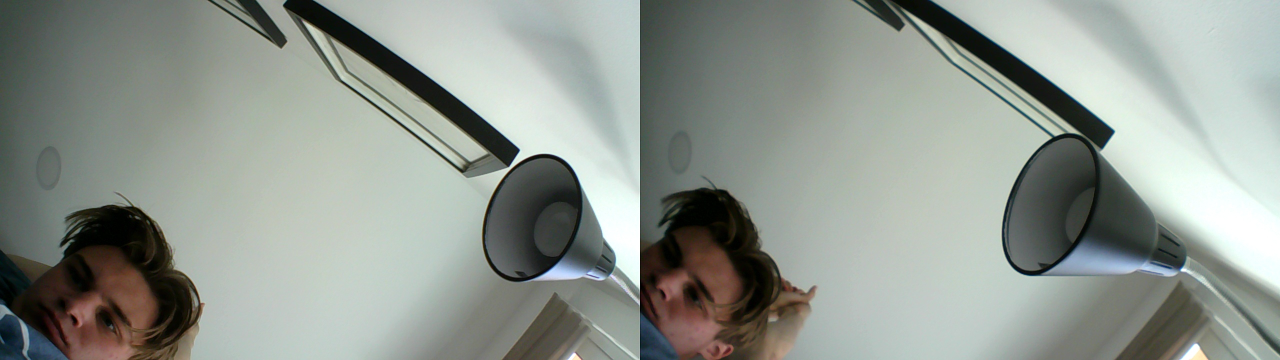
#> input picture planner/pics/capture_20250513_152253.jpg, 2560 x 720 px, given in place of the camera (shown at 1/2 size)
$ python main.py   (older library calls are emulated)
#> lines starting #> are read from the running program, lines starting #| are printed output that depends on the picture
import cv2

import numpy as np

import time

import cv2.ximgproc as ximgproc

# Left camera intrinsic parameters, such as focal length
left_camera_matrix = np.array([
    [2036.5, 1.3, 583.4],
    [0, 2028.6, 449.5],
    [0, 0, 1]
])

right_camera_matrix = np.array([
    [2036.5, 1.3, 583.4],
    [0, 2028.6, 449.5],
    [0, 0, 1]
])

# Distortion coefficients, K1, K2, K3 for radial distortion, P1, P2 for tangential distortion
left_distortion = np.array([[-0.3863, 0.5091, -0.0011, 0.001, -2.6353]])
right_distortion = np.array([[-0.4256, 1.5578, -0.0023, 0.0005, -11.6757]])

# Rotation matrix
R = np.array([
    [0.9999, 0.0012, 0.0164],
    [-0.0011, 1, -0.0019],
    [-0.0164, 0.0019, 0.9999]
])

# Translation matrix
T = np.array([[-85.9802], [0.0723], [1.1451]])

def run(source, width, height):
    # Initialize SGBM parameters
#> called with source = 0, width = 2560, height = 720
    size = (width // 2, height)
    R1, R2, P1, P2, Q, validPixROI1, validPixROI2 = cv2.stereoRectify(left_camera_matrix, left_distortion,
                                                                    right_camera_matrix, right_distortion, size, R,
                                                                    T)

    # Create rectification mapping tables to map points between original and rectified images
    left_map1, left_map2 = cv2.initUndistortRectifyMap(left_camera_matrix, left_distortion, R1, P1, size, cv2.CV_16SC2)
    right_map1, right_map2 = cv2.initUndistortRectifyMap(right_camera_matrix, right_distortion, R2, P2, size, cv2.CV_16SC2)

    # Load video file
    capture = cv2.VideoCapture(source)
    capture.set(cv2.CAP_PROP_FRAME_WIDTH, width)   # Set frame width and height
    capture.set(cv2.CAP_PROP_FRAME_HEIGHT, height)
    WIN_NAME = 'Deep disp'

    # Read video
    fps = 0.0

    ret, frame = capture.read()
#> frame is the input picture: shape (720, 2560, 3); mean B, G, R 143.1, 150.2, 143.3
    while ret:
        # Start timer
        t1 = time.time()
        # Check if frame was read successfully
        ret, frame = capture.read()
        # Get frame dimensions
        width, height = frame.shape[1], frame.shape[0]

        # Split into left and right images
        frame1 = frame[0:height, 0:width // 2]
        frame2 = frame[0:height, width // 2:  width]

        # Convert BGR to grayscale for distortion correction
        imgL = cv2.cvtColor(frame1, cv2.COLOR_BGR2GRAY)
        imgR = cv2.cvtColor(frame2, cv2.COLOR_BGR2GRAY)

        # Remapping - placing pixels from one image to specified positions in another image
        # Reconstruct undistorted images based on MATLAB measurement data, input must be grayscale
        img1_rectified = cv2.remap(imgL, left_map1, left_map2, cv2.INTER_LINEAR)
        img2_rectified = cv2.remap(imgR, right_map1, right_map2, cv2.INTER_LINEAR)
        #cv2.imshow('Left Rectified', img1_rectified)
        # Convert to OpenCV BGR format
        imageL = cv2.cvtColor(img1_rectified, cv2.COLOR_GRAY2BGR)
        imageR = cv2.cvtColor(img2_rectified, cv2.COLOR_GRAY2BGR)

        radius = 8

        eps = 1000

        guided_filter = ximgproc.createGuidedFilter(guide=imageL, radius=radius, eps=eps)
        imgL = guided_filter.filter(imageL)
#> imgL: shape (720, 1280, 3)
        imgR = guided_filter.filter(imageR)
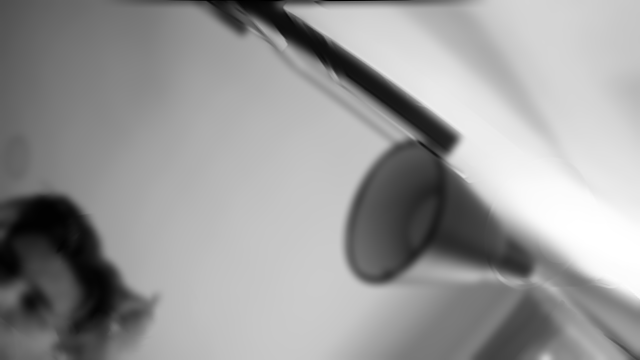
#> imgR: shape (720, 1280, 3) (shown at 1/2 size); min 0, max 255, mean 152.7
        guided_filter = ximgproc.createGuidedFilter(guide=imageR, radius=radius, eps=eps)


        blockSize = 3

        img_channels = 3

        stereo = cv2.StereoSGBM_create(minDisparity=0,
                                    numDisparities=128,
                                    blockSize=blockSize,
                                    P1=8 * img_channels * blockSize * blockSize,
                                    P2=32 * img_channels * blockSize * blockSize,
                                    disp12MaxDiff=-1,
                                    preFilterCap=63,
                                    uniquenessRatio=10,
                                    speckleWindowSize=100,
                                    speckleRange=1,
                                    mode=cv2.STEREO_SGBM_MODE_SGBM_3WAY)
        right_matcher = cv2.ximgproc.createRightMatcher(stereo)

        lmbda = 80000
        sigma = 3

        wls_filter = cv2.ximgproc.createDisparityWLSFilter(matcher_left=stereo)
        wls_filter.setLambda(lmbda)
        wls_filter.setSigmaColor(sigma)

        # Compute disparity map
        disparity_left = stereo.compute(imgL, imgR)
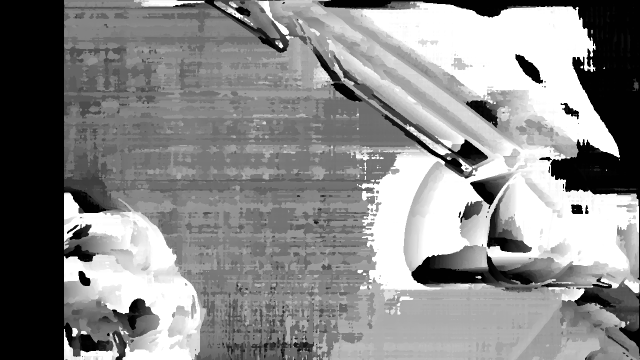
#> disparity_left: shape (720, 1280) int16 (shown at 1/2 size); min -16, max 2032, mean 1085.5; drawn with min black and max white
        disparity_right = right_matcher.compute(imgR, imgL)
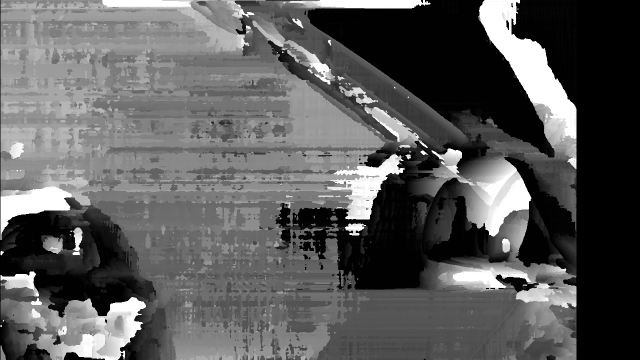
#> disparity_right: shape (720, 1280) int16 (shown at 1/2 size); min -2048, max 0, mean -1310.1; drawn with min black and max white
        disparity_left = np.int16(disparity_left)
        disparity_right = np.int16(disparity_right)
        filteredImg = wls_filter.filter(disparity_left, imgL, imgR, disparity_right)
        mean = np.mean(filteredImg)
#> mean = 1152.9
        std = np.std(filteredImg)
#> std = 464.3

        filteredImg[filteredImg < mean - 2 * std] = mean
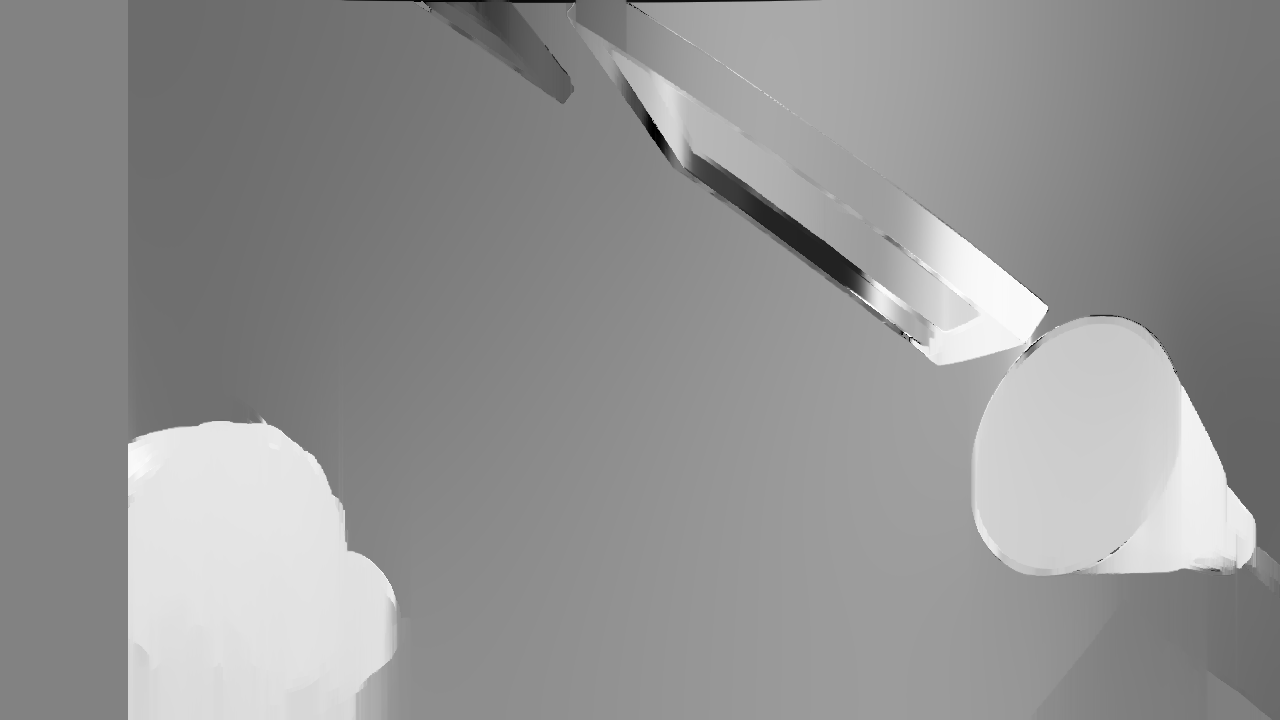
#> filteredImg: shape (720, 1280) int16; min 225, max 2032, mean 1270; drawn with min black and max white
        filteredImg[filteredImg > mean + 2 * std] = mean

        # Normalize disparity map
        filteredImg = cv2.normalize(src=filteredImg, dst=filteredImg, beta=0, alpha=255, norm_type=cv2.NORM_MINMAX)
        filteredImg = np.uint8(filteredImg)

        ColorImg = cv2.applyColorMap(cv2.convertScaleAbs(filteredImg, alpha=1), cv2.COLORMAP_JET)
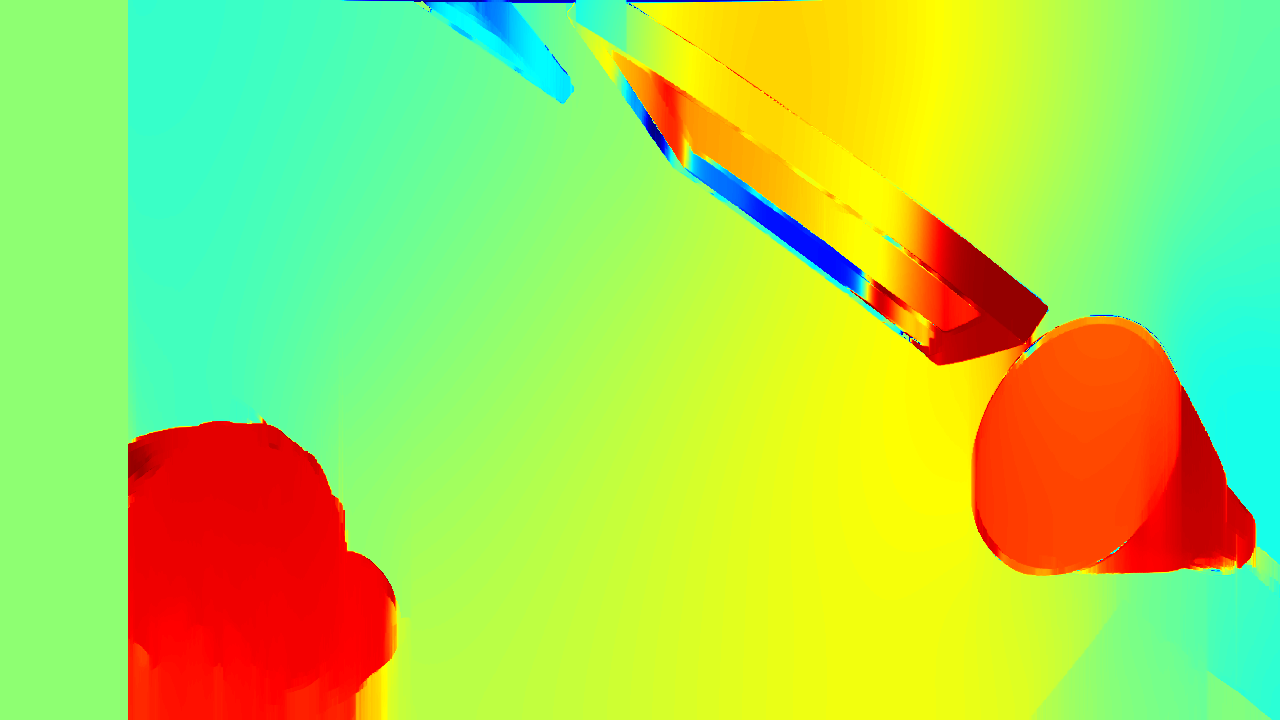
#> ColorImg: shape (720, 1280, 3); mean B, G, R 85, 217, 168.3

        # Display disparity map
        cv2.imshow('DisparityMap', filteredImg)
        cv2.imshow('ColorMap', ColorImg)

        # Exit if 'q' is pressed
        if cv2.waitKey(1) & 0xff == ord('q'):
#> (key q is pressed here)
            break
    # Release resources
    capture.release()

    # Close all windows
    cv2.destroyAllWindows()


if __name__ == "__main__":
    run(0, 2560, 720)

$ run again, on planner/pics/capture_20250513_152255.jpg
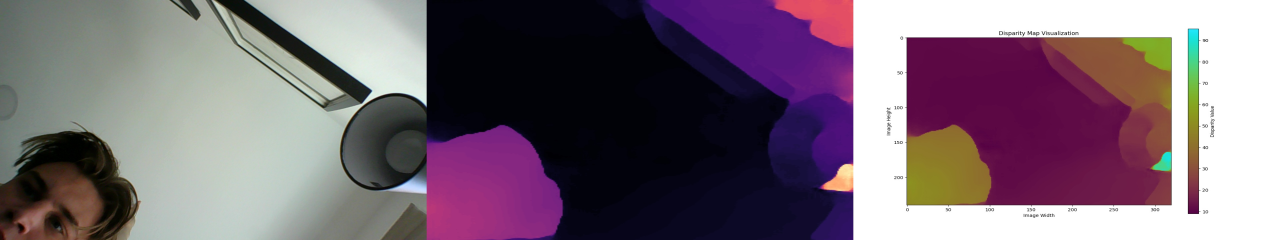
#> input picture planner/pics/capture_20250513_152255.jpg, 3840 x 720 px, given in place of the camera (shown at 1/3 size)
#> in run, frame is the input picture: shape (720, 3840, 3); mean B, G, R 118.8, 106.5, 123
#> mean = 194.6
#> std = 256.1
#> in run, `filteredImg[filteredImg > mean + 2 * std] = mean`:
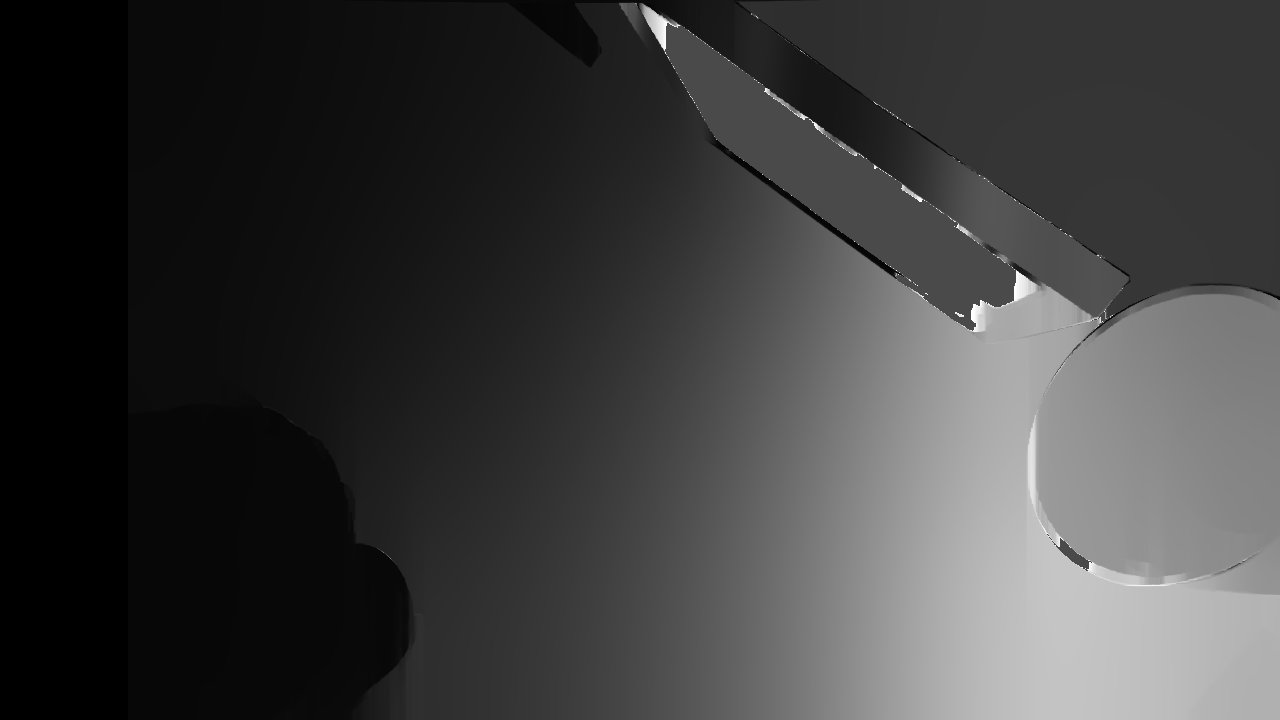
#> filteredImg: shape (720, 1280) int16; min -16, max 706, mean 161.2; drawn with min black and max white
#> in run, `ColorImg = cv2.applyColorMap(cv2.convertScaleAbs(filteredImg, alpha=1)..`:
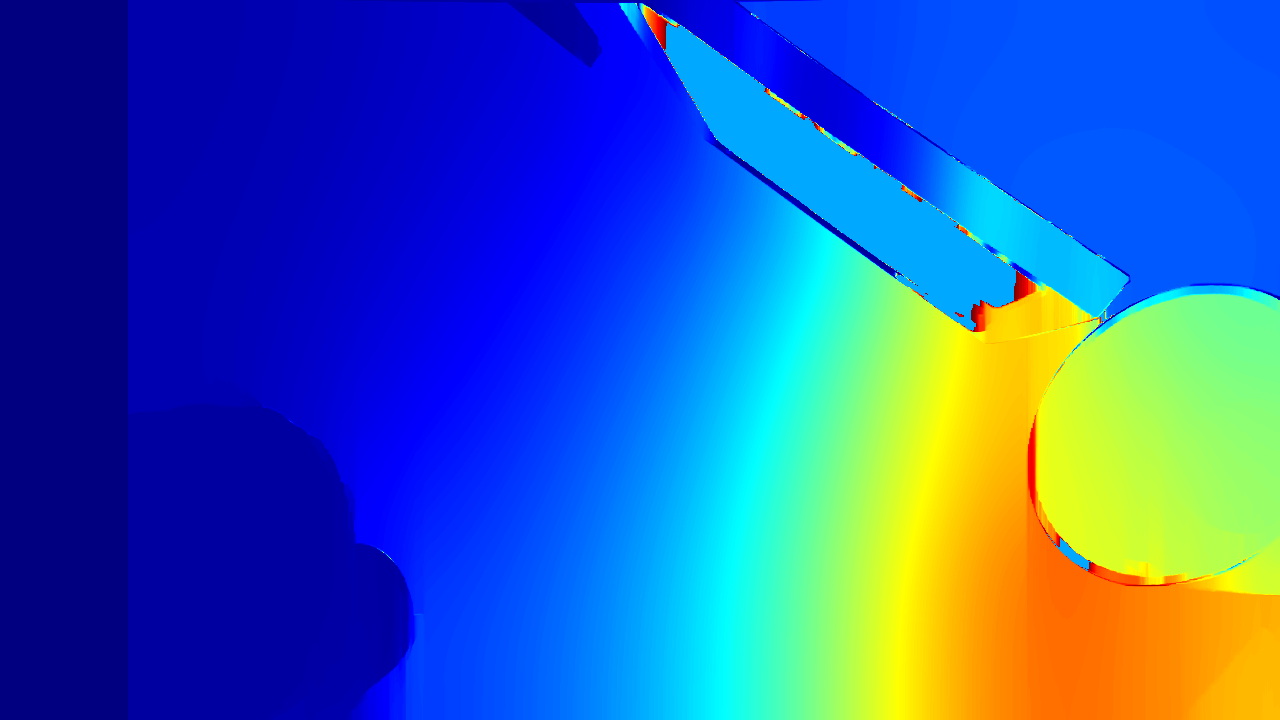
#> ColorImg: shape (720, 1280, 3); mean B, G, R 177.5, 91.3, 46

$ run again, on planner/pics/capture_20250513_152402.jpg
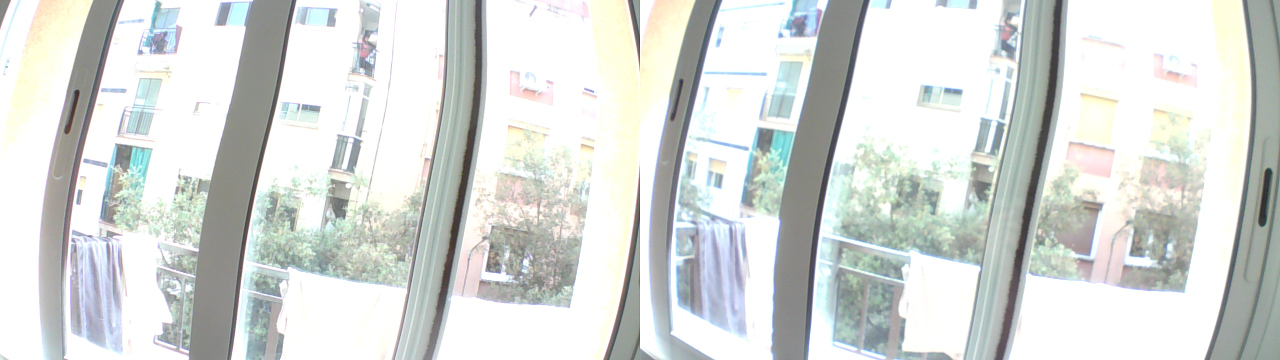
#> input picture planner/pics/capture_20250513_152402.jpg, 2560 x 720 px, given in place of the camera (shown at 1/2 size)
#> in run, frame is the input picture: shape (720, 2560, 3); mean B, G, R 215.3, 217.8, 214.2
#> mean = 855.5
#> std = 494.5
#> in run, `filteredImg[filteredImg > mean + 2 * std] = mean`:
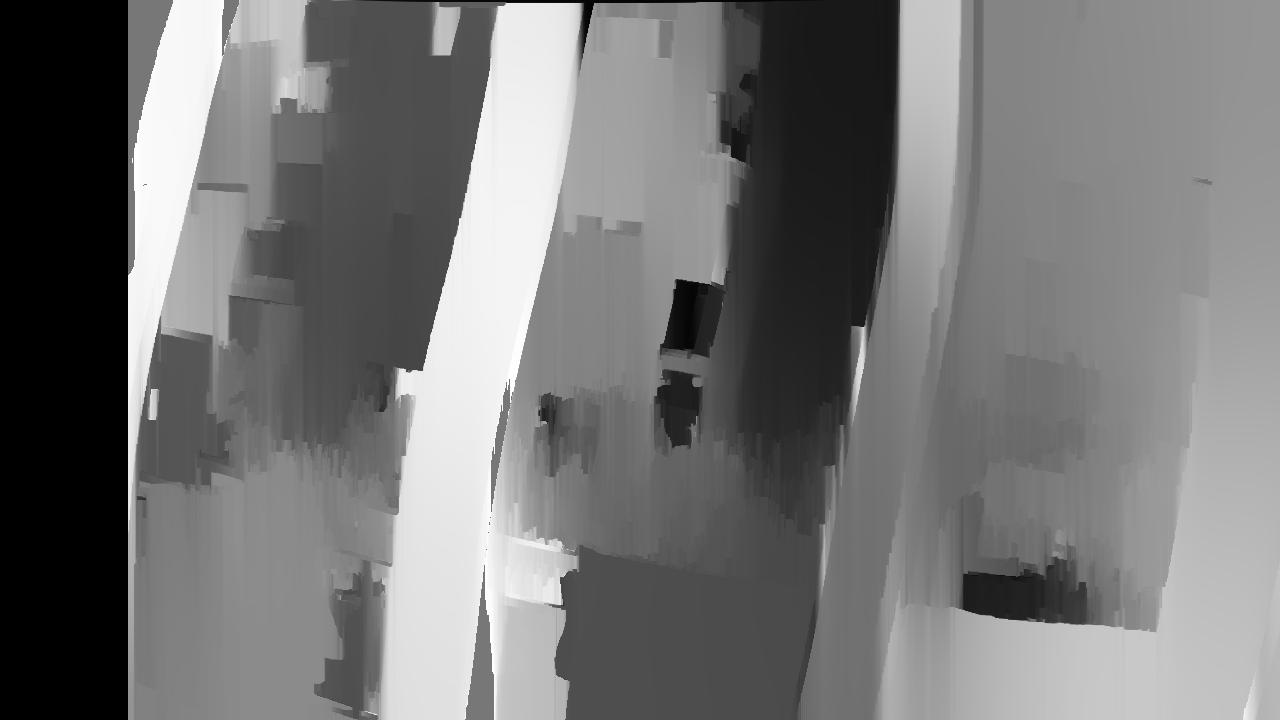
#> filteredImg: shape (720, 1280) int16; min -16, max 1844, mean 846.2; drawn with min black and max white
#> in run, `ColorImg = cv2.applyColorMap(cv2.convertScaleAbs(filteredImg, alpha=1)..`:
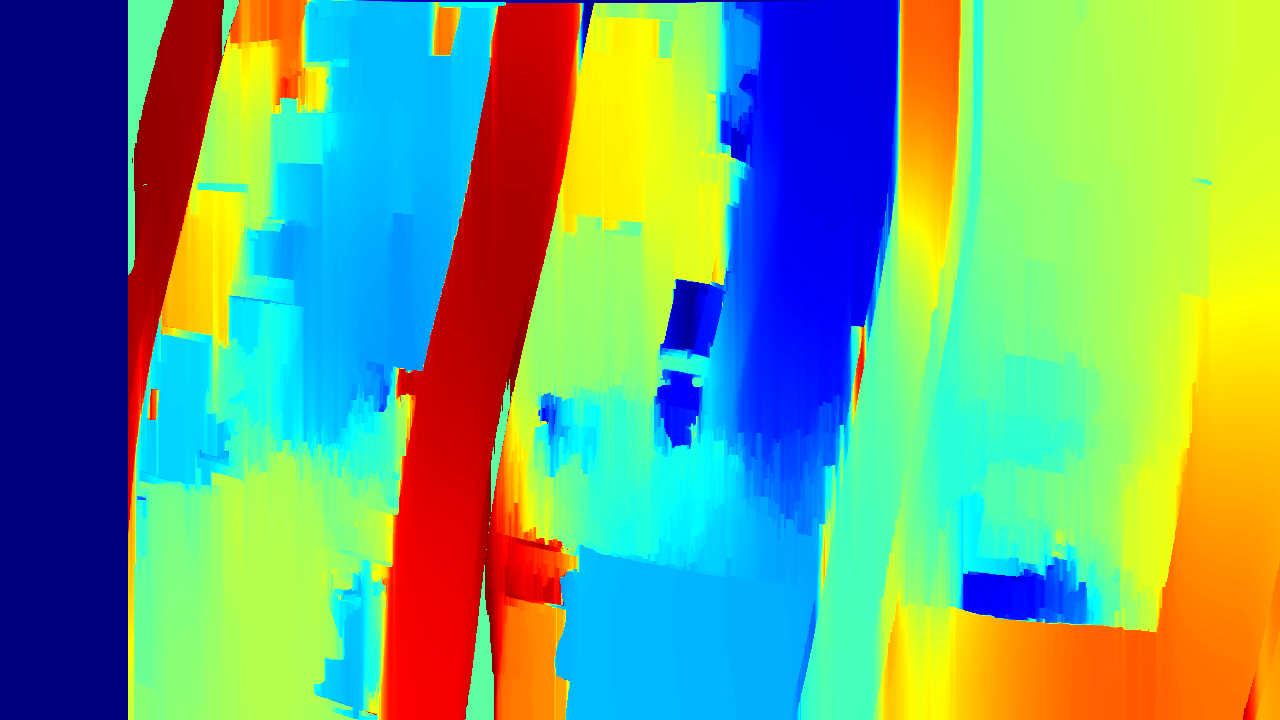
#> ColorImg: shape (720, 1280, 3); mean B, G, R 123.7, 161.6, 112.3
